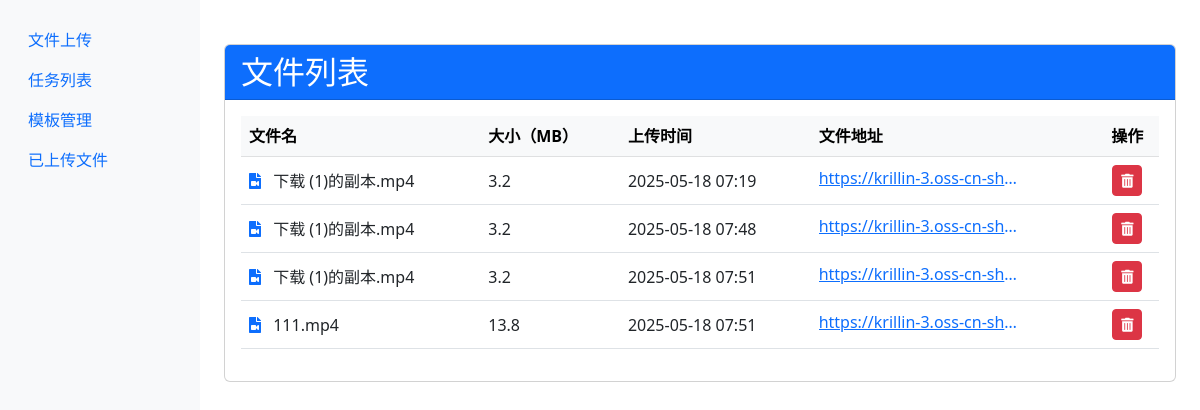
Before: /files with the older database file.
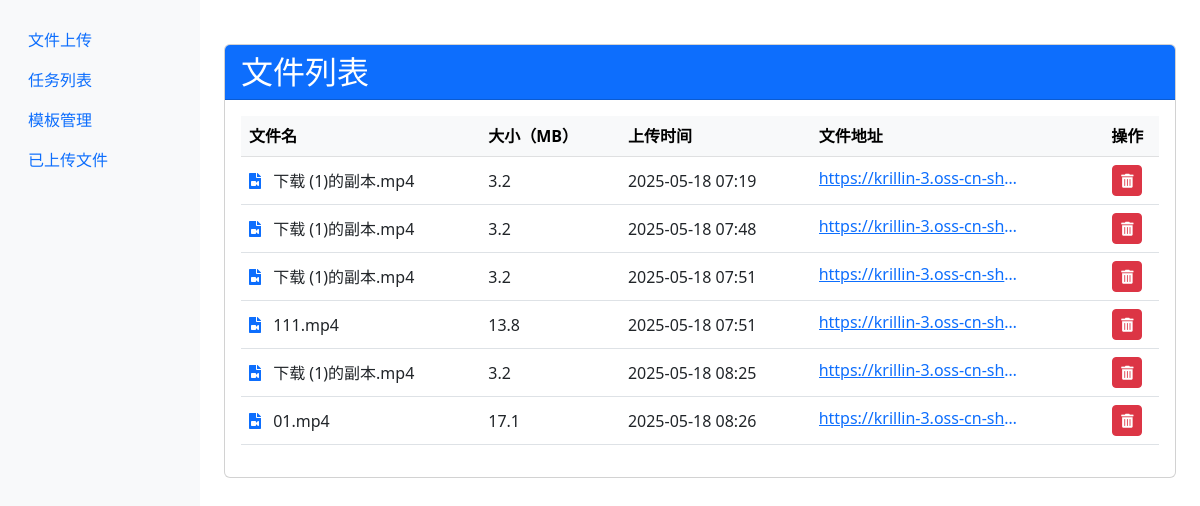
After: the same page with the newer database file.
### models.py (models this page shows, shortened)
class File(db.Model):
    id = db.Column(db.Integer, primary_key=True)
    filename = db.Column(db.String(100), nullable=False)  # 原始文件名
    oss_url = db.Column(db.String(255), unique=True)      # OSS 文件访问地址
    upload_time = db.Column(db.DateTime, default=datetime.utcnow) # 上传时间
    size = db.Column(db.Integer)                          # 文件大小（字节）
    description = db.Column(db.String(200))               # 可选：文件描述

### app.py (the view)
@app.route('/files')
def files():
    files = File.query.all()
    return render_template('files.html', files=files)

### templates/files.html (shortened to what this page needs)
{% extends "base.html" %}
{% block content %}
<div class="container mt-4">
    <div class="card">
        <div class="card-header bg-primary text-white d-flex justify-content-between align-items-center">
            <h2 class="mb-0">文件列表</h2>
        </div>
        <div class="card-body">
            <div class="table-responsive">
                <table class="table table-hover">
                    <thead class="table-light">
                        <tr>
                            <th>文件名</th>
                            <th>大小（MB）</th>
                            <th>上传时间</th>
                            <th>文件地址</th>
                            <th class="text-center">操作</th>
                        </tr>
                    </thead>
                    <tbody>
                        {% for file in files %}
                        <tr>
                            <td>
                                <i class="fas fa-file-video text-primary me-2"></i>
                                {{ file.filename }}
                            </td>
                            <td>{{ (file.size / (1024*1024))|round(1) }}</td>
                            <td>{{ file.upload_time.strftime('%Y-%m-%d %H:%M') }}</td>
                            <td>
                                <a href="{{ file.oss_url }}" target="_blank" class="text-truncate d-inline-block" style="max-width: 200px;" title="{{ file.oss_url }}">
                                    {{ file.oss_url }}
                                </a>
                            </td>
                            <td class="text-center">
                                <form method="post" action="/api/delete/{{ file.id }}" class="d-inline">
                                    <button type="submit" class="btn btn-danger btn-sm"
                                            onclick="return confirm('确定要删除这个文件吗?')"
                                            title="删除文件">
                                        <i class="fas fa-trash-alt"></i>
                                    </button>
                                </form>
                            </td>
                        </tr>
                        {% endfor %}
                    </tbody>
                </table>
            </div>
        </div>
    </div>
</div>
<link rel="stylesheet" href="https://cdnjs.cloudflare.com/ajax/libs/font-awesome/5.15.4/css/all.min.css">
{% endblock %}

### templates/base.html (shortened to what this page needs)
<!DOCTYPE html>
<html>
<head>
    <link rel="stylesheet" href="{{ url_for('static', filename='css/style.css') }}">
    <link href="https://cdn.bootcdn.net/ajax/libs/twitter-bootstrap/5.2.3/css/bootstrap.min.css" rel="stylesheet">
</head>
<body>
    <div class="container-fluid">
        <div class="row">
            <div class="col-md-2 sidebar">
                <ul class="nav flex-column">
                    <li class="nav-item">
                        <a class="nav-link" href="{{ url_for('upload') }}">文件上传</a>
                    </li>
                    <li class="nav-item">
                        <a class="nav-link" href="{{ url_for('task_list') }}">任务列表</a>
                    </li>
                    <li class="nav-item">
                        <a class="nav-link" href="{{ url_for('templates') }}">模板管理</a>
                    </li>
                    <li class="nav-item">
                        <a class="nav-link" href="{{ url_for('files') }}">已上传文件</a>
                    </li>
                </ul>
            </div>
            <div class="col-md-10 main-content">
                {% block content %}{% endblock %}
            </div>
        </div>
    </div>
</body>
</html>

### static/css/style.css (style rules this page uses)
.sidebar { background-color: #f8f9fa; min-height: 100vh; padding: 20px; }
.main-content { padding: 20px; }

### templates/files.html (style rules this page uses)
.table-responsive { overflow-x: auto; -webkit-overflow-scrolling: touch; }
.table td, .table th { vertical-align: middle; }
.text-truncate { text-overflow: ellipsis; white-space: nowrap; overflow: hidden; }
.btn-sm { padding: 0.25rem 0.5rem; font-size: 0.875rem; }

Changed rows visible on the page:
added File: filename "下载 (1)的副本.mp4", (file.size/(1024*1024))|round(1) "3.2", upload_time "2025-05-18 08:25", oss_url "https://krillin-3.oss-cn-sh…"
added File: filename "01.mp4", (file.size/(1024*1024))|round(1) "17.1", upload_time "2025-05-18 08:26", oss_url "https://krillin-3.oss-cn-sh…"
